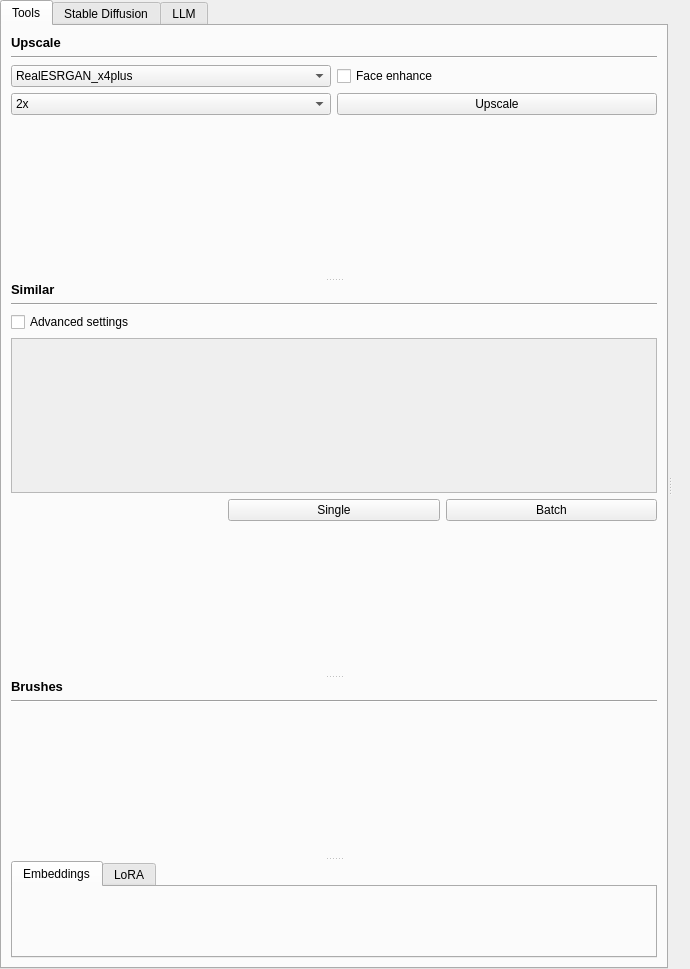
<?xml version="1.0" encoding="UTF-8"?>
<ui version="4.0">
 <class>standard_image_widget</class>
 <widget class="QWidget" name="standard_image_widget">
  <property name="geometry">
   <rect>
    <x>0</x>
    <y>0</y>
    <width>690</width>
    <height>969</height>
   </rect>
  </property>
  <property name="maximumSize">
   <size>
    <width>16777215</width>
    <height>16777215</height>
   </size>
  </property>
  <property name="windowTitle">
   <string>Form</string>
  </property>
  <layout class="QGridLayout" name="gridLayout_2">
   <property name="leftMargin">
    <number>0</number>
   </property>
   <property name="topMargin">
    <number>0</number>
   </property>
   <property name="rightMargin">
    <number>0</number>
   </property>
   <property name="bottomMargin">
    <number>0</number>
   </property>
   <item row="0" column="0">
    <widget class="QSplitter" name="splitter">
     <property name="orientation">
      <enum>Qt::Horizontal</enum>
     </property>
     <widget class="QWidget" name="sidebar" native="true">
      <property name="sizePolicy">
       <sizepolicy hsizetype="MinimumExpanding" vsizetype="Preferred">
        <horstretch>0</horstretch>
        <verstretch>0</verstretch>
       </sizepolicy>
      </property>
      <property name="minimumSize">
       <size>
        <width>0</width>
        <height>0</height>
       </size>
      </property>
      <property name="maximumSize">
       <size>
        <width>16777215</width>
        <height>16777215</height>
       </size>
      </property>
      <layout class="QGridLayout" name="gridLayout_7">
       <property name="leftMargin">
        <number>0</number>
       </property>
       <property name="topMargin">
        <number>0</number>
       </property>
       <property name="rightMargin">
        <number>0</number>
       </property>
       <property name="bottomMargin">
        <number>0</number>
       </property>
       <item row="0" column="0">
        <widget class="QTabWidget" name="tabWidget">
         <property name="font">
          <font>
           <pointsize>9</pointsize>
          </font>
         </property>
         <property name="layoutDirection">
          <enum>Qt::LeftToRight</enum>
         </property>
         <property name="currentIndex">
          <number>0</number>
         </property>
         <widget class="QWidget" name="tab">
          <attribute name="title">
           <string>Tools</string>
          </attribute>
          <layout class="QGridLayout" name="gridLayout_6">
           <item row="0" column="0">
            <widget class="QSplitter" name="splitter_2">
             <property name="orientation">
              <enum>Qt::Vertical</enum>
             </property>
             <widget class="QWidget" name="layoutWidget">
              <layout class="QVBoxLayout" name="Upscale">
               <item>
                <widget class="QLabel" name="label">
                 <property name="font">
                  <font>
                   <pointsize>10</pointsize>
                   <bold>true</bold>
                  </font>
                 </property>
                 <property name="text">
                  <string>Upscale</string>
                 </property>
                </widget>
               </item>
               <item>
                <widget class="Line" name="line_2">
                 <property name="orientation">
                  <enum>Qt::Horizontal</enum>
                 </property>
                </widget>
               </item>
               <item>
                <layout class="QHBoxLayout" name="horizontalLayout">
                 <item>
                  <widget class="QComboBox" name="upscale_model">
                   <item>
                    <property name="text">
                     <string>RealESRGAN_x4plus</string>
                    </property>
                   </item>
                   <item>
                    <property name="text">
                     <string>RealESRNet_x4plus</string>
                    </property>
                   </item>
                   <item>
                    <property name="text">
                     <string>RealESRGAN_x4plus_anime_6B</string>
                    </property>
                   </item>
                   <item>
                    <property name="text">
                     <string>RealESRGAN_x2plus</string>
                    </property>
                   </item>
                   <item>
                    <property name="text">
                     <string>realesr-animevideov3</string>
                    </property>
                   </item>
                   <item>
                    <property name="text">
                     <string>realesr-general-x4v3</string>
                    </property>
                   </item>
                  </widget>
                 </item>
                 <item>
                  <widget class="QCheckBox" name="face_enhance">
                   <property name="text">
                    <string>Face enhance</string>
                   </property>
                  </widget>
                 </item>
                </layout>
               </item>
               <item>
                <layout class="QHBoxLayout" name="horizontalLayout_2">
                 <item>
                  <widget class="QComboBox" name="comboBox">
                   <item>
                    <property name="text">
                     <string>2x</string>
                    </property>
                   </item>
                   <item>
                    <property name="text">
                     <string>4x</string>
                    </property>
                   </item>
                  </widget>
                 </item>
                 <item>
                  <widget class="QPushButton" name="upscale_2x">
                   <property name="cursor">
                    <cursorShape>PointingHandCursor</cursorShape>
                   </property>
                   <property name="text">
                    <string>Upscale</string>
                   </property>
                  </widget>
                 </item>
                </layout>
               </item>
               <item>
                <spacer name="verticalSpacer_4">
                 <property name="orientation">
                  <enum>Qt::Vertical</enum>
                 </property>
                 <property name="sizeHint" stdset="0">
                  <size>
                   <width>20</width>
                   <height>40</height>
                  </size>
                 </property>
                </spacer>
               </item>
              </layout>
             </widget>
             <widget class="QWidget" name="layoutWidget">
              <layout class="QVBoxLayout" name="Similar">
               <item>
                <widget class="QLabel" name="label_2">
                 <property name="font">
                  <font>
                   <pointsize>10</pointsize>
                   <bold>true</bold>
                  </font>
                 </property>
                 <property name="text">
                  <string>Similar</string>
                 </property>
                </widget>
               </item>
               <item>
                <widget class="Line" name="line">
                 <property name="orientation">
                  <enum>Qt::Horizontal</enum>
                 </property>
                </widget>
               </item>
               <item>
                <widget class="QCheckBox" name="advanced_settings_checkbox">
                 <property name="text">
                  <string>Advanced settings</string>
                 </property>
                </widget>
               </item>
               <item>
                <widget class="QScrollArea" name="advanced_settings">
                 <property name="widgetResizable">
                  <bool>true</bool>
                 </property>
                 <widget class="QWidget" name="scrollAreaWidgetContents_2">
                  <property name="geometry">
                   <rect>
                    <x>0</x>
                    <y>0</y>
                    <width>621</width>
                    <height>141</height>
                   </rect>
                  </property>
                  <layout class="QGridLayout" name="gridLayout_4">
                   <item row="0" column="0">
                    <widget class="InputImageSettingsWidget" name="input_image_widget" native="true"/>
                   </item>
                   <item row="1" column="0">
                    <widget class="ControlNetSettingsWidget" name="controlnet_settings" native="true"/>
                   </item>
                  </layout>
                 </widget>
                </widget>
               </item>
               <item>
                <layout class="QHBoxLayout" name="horizontalLayout_4">
                 <item>
                  <widget class="SliderWidget" name="samples_widget" native="true">
                   <property name="minimumSize">
                    <size>
                     <width>0</width>
                     <height>20</height>
                    </size>
                   </property>
                   <property name="label_text" stdset="0">
                    <string>Similarity</string>
                   </property>
                   <property name="slider_callback" stdset="0">
                    <string notr="true">handle_value_change</string>
                   </property>
                   <property name="current_value" stdset="0">
                    <number>100</number>
                   </property>
                   <property name="slider_maximum" stdset="0">
                    <number>100</number>
                   </property>
                   <property name="spinbox_maximum" stdset="0">
                    <double>1.000000000000000</double>
                   </property>
                   <property name="display_as_float" stdset="0">
                    <bool>true</bool>
                   </property>
                   <property name="spinbox_single_step" stdset="0">
                    <double>0.010000000000000</double>
                   </property>
                   <property name="spinbox_page_step" stdset="0">
                    <double>0.010000000000000</double>
                   </property>
                   <property name="spinbox_minimum" stdset="0">
                    <double>0.000000000000000</double>
                   </property>
                   <property name="slider_minimum" stdset="0">
                    <number>0</number>
                   </property>
                   <property name="settings_property" stdset="0">
                    <string>standard_image_settings.image_similarity</string>
                   </property>
                  </widget>
                 </item>
                 <item>
                  <widget class="QPushButton" name="generate_single_simillar_button">
                   <property name="cursor">
                    <cursorShape>PointingHandCursor</cursorShape>
                   </property>
                   <property name="toolTip">
                    <string>Generate one variation</string>
                   </property>
                   <property name="text">
                    <string>Single</string>
                   </property>
                  </widget>
                 </item>
                 <item>
                  <widget class="QPushButton" name="generate_batch_similar_button">
                   <property name="cursor">
                    <cursorShape>PointingHandCursor</cursorShape>
                   </property>
                   <property name="toolTip">
                    <string>Generate a batch of four variations</string>
                   </property>
                   <property name="text">
                    <string>Batch</string>
                   </property>
                  </widget>
                 </item>
                </layout>
               </item>
               <item>
                <spacer name="verticalSpacer_2">
                 <property name="orientation">
                  <enum>Qt::Vertical</enum>
                 </property>
                 <property name="sizeHint" stdset="0">
                  <size>
                   <width>20</width>
                   <height>40</height>
                  </size>
                 </property>
                </spacer>
               </item>
              </layout>
             </widget>
             <widget class="QWidget" name="layoutWidget">
              <layout class="QVBoxLayout" name="verticalLayout_5">
               <item>
                <widget class="QLabel" name="label_7">
                 <property name="font">
                  <font>
                   <pointsize>10</pointsize>
                   <bold>true</bold>
                  </font>
                 </property>
                 <property name="text">
                  <string>Brushes</string>
                 </property>
                </widget>
               </item>
               <item>
                <widget class="Line" name="line_3">
                 <property name="orientation">
                  <enum>Qt::Horizontal</enum>
                 </property>
                </widget>
               </item>
               <item>
                <widget class="BrushesContainer" name="brushes" native="true">
                 <property name="acceptDrops">
                  <bool>true</bool>
                 </property>
                 <layout class="QGridLayout" name="gridLayout_17"/>
                </widget>
               </item>
               <item>
                <spacer name="verticalSpacer_3">
                 <property name="orientation">
                  <enum>Qt::Vertical</enum>
                 </property>
                 <property name="sizeHint" stdset="0">
                  <size>
                   <width>20</width>
                   <height>40</height>
                  </size>
                 </property>
                </spacer>
               </item>
              </layout>
             </widget>
             <widget class="QTabWidget" name="tabWidget_2">
              <property name="currentIndex">
               <number>0</number>
              </property>
              <widget class="QWidget" name="tab_2">
               <attribute name="title">
                <string>Embeddings</string>
               </attribute>
               <layout class="QGridLayout" name="gridLayout_5">
                <item row="0" column="0">
                 <widget class="EmbeddingsContainerWidget" name="embeddings_container_widget" native="true"/>
                </item>
               </layout>
              </widget>
              <widget class="QWidget" name="tab_3">
               <attribute name="title">
                <string>LoRA</string>
               </attribute>
               <layout class="QGridLayout" name="gridLayout_3">
                <item row="0" column="0">
                 <widget class="LoraContainerWidget" name="lora_container_widget" native="true"/>
                </item>
               </layout>
              </widget>
             </widget>
            </widget>
           </item>
          </layout>
         </widget>
         <widget class="QWidget" name="tab_6">
          <property name="styleSheet">
           <string notr="true"/>
          </property>
          <attribute name="icon">
           <iconset theme="document-properties">
            <normaloff>.</normaloff>.</iconset>
          </attribute>
          <attribute name="title">
           <string>Stable Diffusion</string>
          </attribute>
          <attribute name="toolTip">
           <string>Stable Diffusion settings</string>
          </attribute>
          <layout class="QHBoxLayout" name="horizontalLayout_13">
           <item>
            <widget class="StableDiffusionSettingsWidget" name="widget" native="true"/>
           </item>
          </layout>
         </widget>
         <widget class="QWidget" name="tab_4">
          <attribute name="icon">
           <iconset theme="document-properties">
            <normaloff>.</normaloff>.</iconset>
          </attribute>
          <attribute name="title">
           <string>LLM</string>
          </attribute>
          <layout class="QGridLayout" name="gridLayout_8">
           <item row="0" column="0">
            <widget class="QScrollArea" name="scrollArea">
             <property name="widgetResizable">
              <bool>true</bool>
             </property>
             <widget class="QWidget" name="scrollAreaWidgetContents">
              <property name="geometry">
               <rect>
                <x>0</x>
                <y>0</y>
                <width>623</width>
                <height>919</height>
               </rect>
              </property>
              <layout class="QGridLayout" name="gridLayout_10">
               <item row="0" column="0">
                <widget class="LLMSettingsWidget" name="llm_settings_widget" native="true"/>
               </item>
              </layout>
             </widget>
            </widget>
           </item>
          </layout>
         </widget>
        </widget>
       </item>
      </layout>
     </widget>
     <widget class="QWidget" name="layoutWidget">
      <layout class="QGridLayout" name="gridLayout">
       <property name="leftMargin">
        <number>0</number>
       </property>
       <property name="topMargin">
        <number>0</number>
       </property>
       <property name="rightMargin">
        <number>9</number>
       </property>
       <property name="bottomMargin">
        <number>0</number>
       </property>
       <item row="0" column="0">
        <widget class="CanvasPlusWidget" name="canvas_widget" native="true">
         <property name="sizePolicy">
          <sizepolicy hsizetype="MinimumExpanding" vsizetype="MinimumExpanding">
           <horstretch>0</horstretch>
           <verstretch>0</verstretch>
          </sizepolicy>
         </property>
         <property name="minimumSize">
          <size>
           <width>0</width>
           <height>0</height>
          </size>
         </property>
         <property name="maximumSize">
          <size>
           <width>16777215</width>
           <height>16777215</height>
          </size>
         </property>
         <property name="cursor">
          <cursorShape>ArrowCursor</cursorShape>
         </property>
         <property name="acceptDrops">
          <bool>true</bool>
         </property>
        </widget>
       </item>
      </layout>
     </widget>
    </widget>
   </item>
  </layout>
 </widget>
 <customwidgets>
  <customwidget>
   <class>SliderWidget</class>
   <extends>QWidget</extends>
   <header>airunner/widgets/slider/slider_widget</header>
   <container>1</container>
  </customwidget>
  <customwidget>
   <class>LLMSettingsWidget</class>
   <extends>QWidget</extends>
   <header>airunner/widgets/llm/llm_settings_widget</header>
   <container>1</container>
  </customwidget>
  <customwidget>
   <class>EmbeddingsContainerWidget</class>
   <extends>QWidget</extends>
   <header>airunner/widgets/embeddings/embeddings_container_widget</header>
   <container>1</container>
  </customwidget>
  <customwidget>
   <class>LoraContainerWidget</class>
   <extends>QWidget</extends>
   <header>airunner/widgets/lora/lora_container_widget</header>
   <container>1</container>
  </customwidget>
  <customwidget>
   <class>BrushesContainer</class>
   <extends>QWidget</extends>
   <header>airunner/widgets/brushes/brushes_container</header>
   <container>1</container>
  </customwidget>
  <customwidget>
   <class>InputImageSettingsWidget</class>
   <extends>QWidget</extends>
   <header>airunner/widgets/input_image/input_image_settings_widget</header>
   <container>1</container>
  </customwidget>
  <customwidget>
   <class>ControlNetSettingsWidget</class>
   <extends>QWidget</extends>
   <header>airunner/widgets/controlnet_settings/controlnet_settings_widget</header>
   <container>1</container>
  </customwidget>
  <customwidget>
   <class>CanvasPlusWidget</class>
   <extends>QWidget</extends>
   <header>airunner/widgets/canvas_plus/canvas_plus_widget</header>
   <container>1</container>
  </customwidget>
  <customwidget>
   <class>StableDiffusionSettingsWidget</class>
   <extends>QWidget</extends>
   <header>airunner/widgets/stablediffusion/stable_diffusion_settings_widget</header>
   <container>1</container>
  </customwidget>
 </customwidgets>
 <resources/>
 <connections>
  <connection>
   <sender>generate_batch_similar_button</sender>
   <signal>clicked()</signal>
   <receiver>standard_image_widget</receiver>
   <slot>similar_batch()</slot>
   <hints>
    <hint type="sourcelabel">
     <x>633</x>
     <y>514</y>
    </hint>
    <hint type="destinationlabel">
     <x>259</x>
     <y>0</y>
    </hint>
   </hints>
  </connection>
  <connection>
   <sender>generate_single_simillar_button</sender>
   <signal>clicked()</signal>
   <receiver>standard_image_widget</receiver>
   <slot>similar_image()</slot>
   <hints>
    <hint type="sourcelabel">
     <x>424</x>
     <y>514</y>
    </hint>
    <hint type="destinationlabel">
     <x>0</x>
     <y>44</y>
    </hint>
   </hints>
  </connection>
  <connection>
   <sender>advanced_settings_checkbox</sender>
   <signal>clicked(bool)</signal>
   <receiver>standard_image_widget</receiver>
   <slot>handle_advanced_settings_checkbox(bool)</slot>
   <hints>
    <hint type="sourcelabel">
     <x>133</x>
     <y>336</y>
    </hint>
    <hint type="destinationlabel">
     <x>24</x>
     <y>0</y>
    </hint>
   </hints>
  </connection>
 </connections>
 <slots>
  <slot>image_to_canvas()</slot>
  <slot>similar_image()</slot>
  <slot>variant_image()</slot>
  <slot>delete_image()</slot>
  <slot>similar_batch()</slot>
  <slot>confirm_delete()</slot>
  <slot>cancel_delete()</slot>
  <slot>export_image()</slot>
  <slot>upscale_2x_clicked()</slot>
  <slot>reset_prompt_clicked()</slot>
  <slot>reset_negative_prompt_clicked()</slot>
  <slot>handle_controlnet_changed(QString)</slot>
  <slot>prompt_changed()</slot>
  <slot>negative_prompt_changed()</slot>
  <slot>upscale_model_changed(QString)</slot>
  <slot>face_enhance_toggled(bool)</slot>
  <slot>handle_advanced_settings_checkbox(bool)</slot>
  <slot>upscale_number_changed(int)</slot>
  <slot>handle_pipeline_changed(QString)</slot>
  <slot>handle_version_changed(QString)</slot>
  <slot>handle_model_changed(QString)</slot>
  <slot>handle_scheduler_changed(QString)</slot>
 </slots>
</ui>
